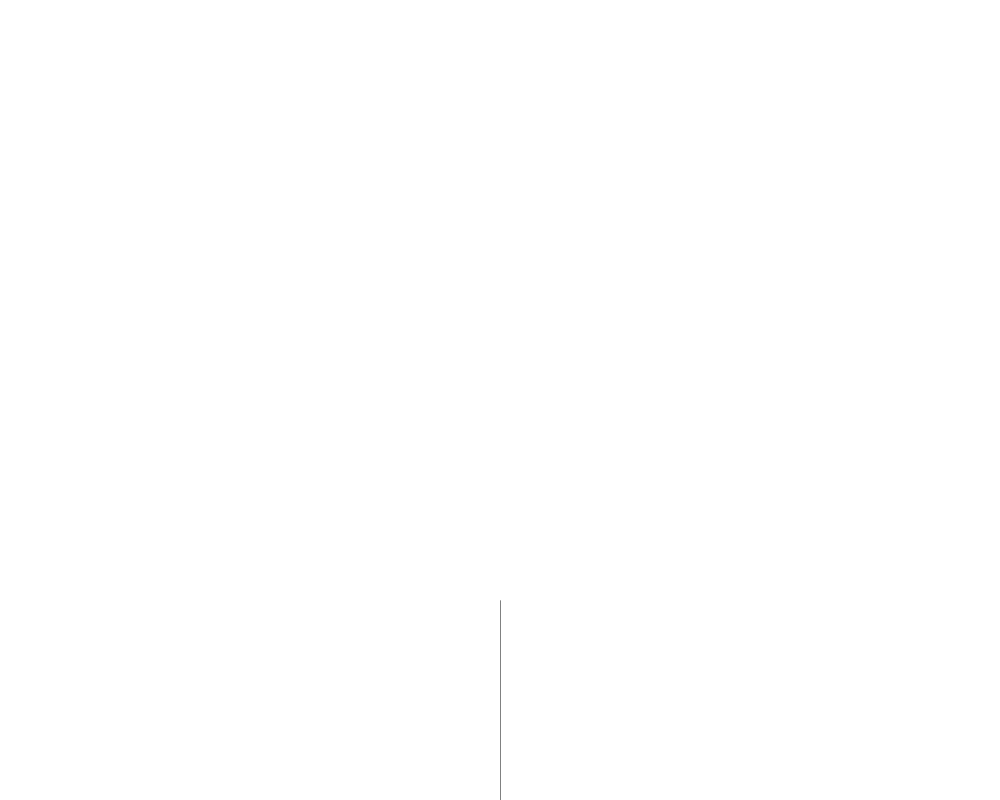
Frame 1 (no input)
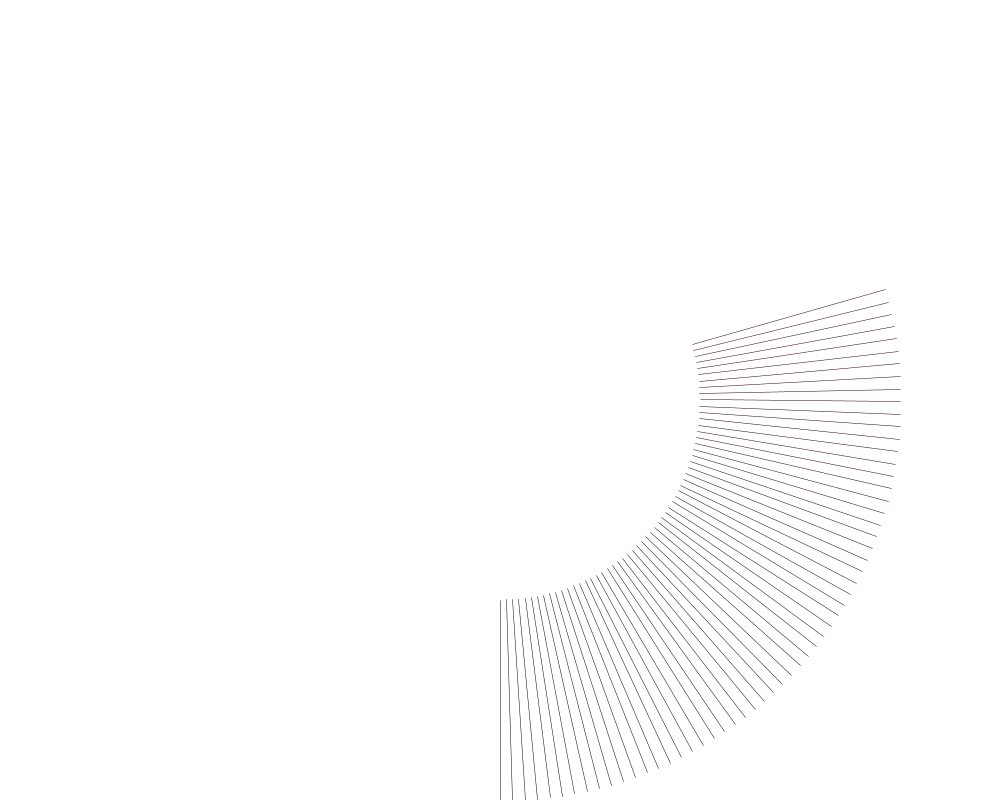
Frame 60 (the mouse pressed at the canvas centre just before this capture)
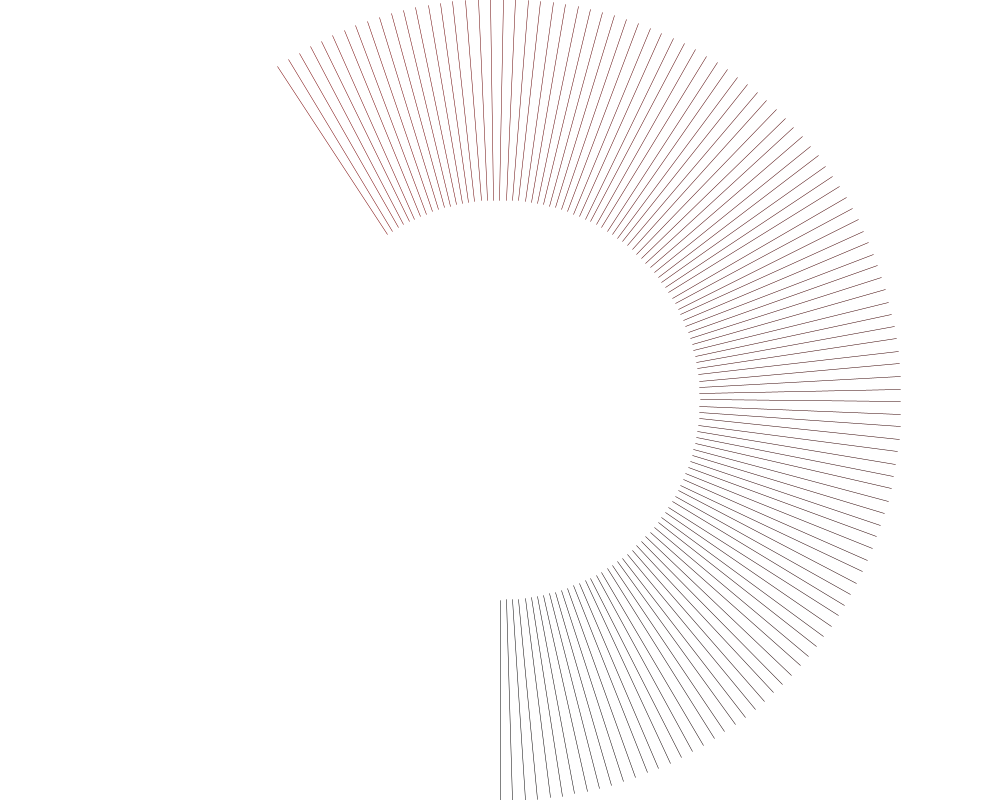
Frame 120 (the mouse held since frame 60 and released just before this capture)

The Processing sketch that drew these frames (run headless with seeded random() and noise(); from frame 60 on, the mouse is pressed at the canvas centre):

// Processing sketch: lines_taurus_red
// ── lines_taurus_red.pde
float x1,y1,x2,y2;

float a = 0;
float rad =201;
float inc = TWO_PI/rad;

float a1 = 0;
float rad1 = 200;
float inc1 = TWO_PI/rad1;

float r=0;
float g=0;
float b=0;
float rinc = 1;
float ginc= 2;
float binc=3;

void setup(){
 size(1000,800); 
 background(255);
 
}

void draw(){
    r += rinc;
    g += ginc;
    b += binc;
    println(b);
    if(r <=0 || r>=255){
      rinc = rinc*-1;
    }
      if(g <=0 || g>=1){
      ginc = ginc*-1;
    }
      if(b <=0 || b>=1){
      binc = binc*-1;
    }
    
    stroke(r,g,b);
   
    x1 = sin(a1)*rad1+width/2;
    y1 = cos(a1)*rad1+height/2;
    x2 = x1+sin(a)*rad;
    y2 = y1+cos(a)*rad;
    
    strokeWeight(0.5);
    line(x1,y1,x2,y2);
    
    a+=inc;
    a1+=inc1;
  
}
